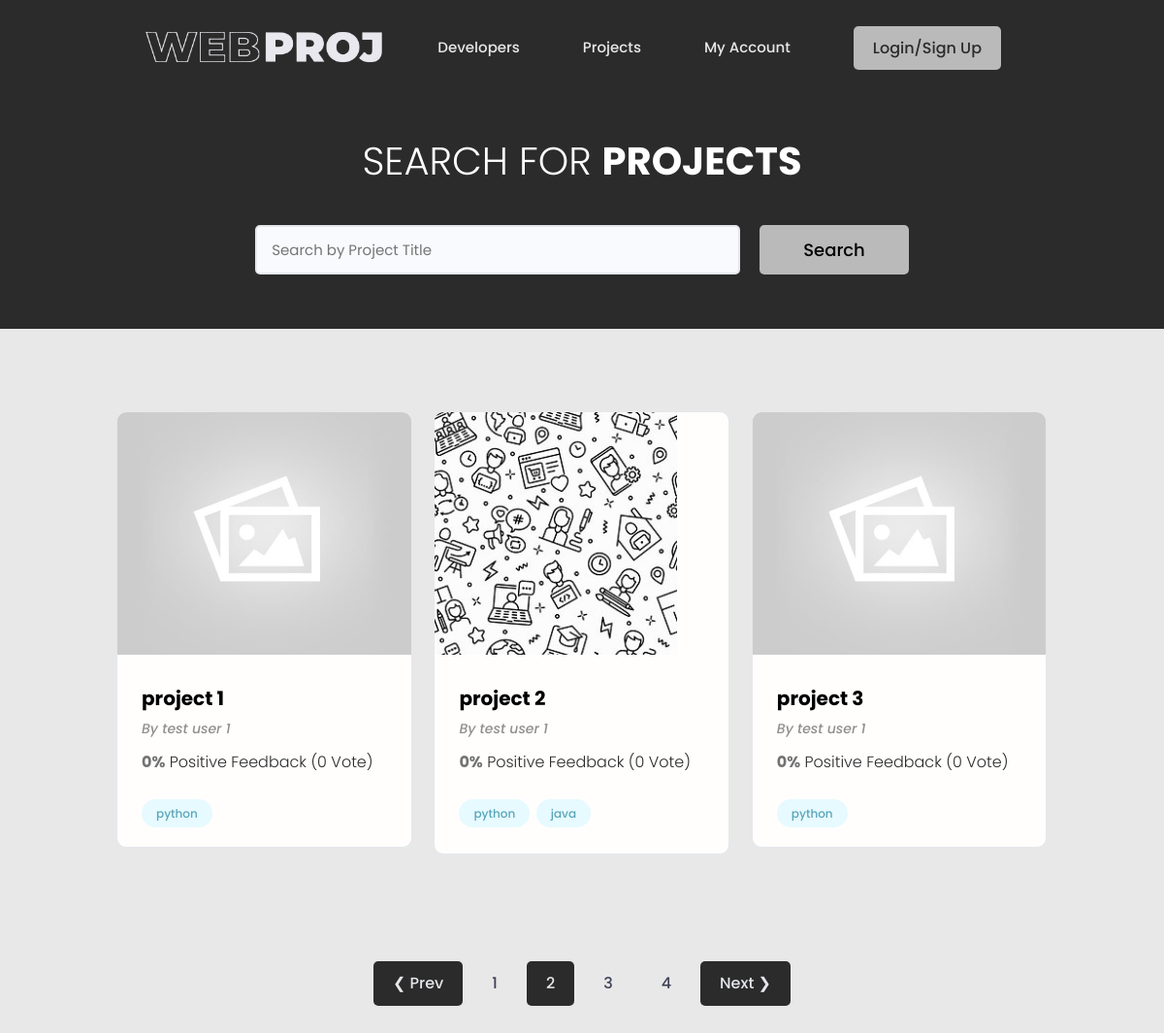
Page /projects/?page=2&text= on the committed database.
### projects/models.py (models this page shows, shortened)
class Project(models.Model):
    owner = models.ForeignKey(Profiles, null=True, blank=True, on_delete=models.CASCADE)
    title = models.CharField(max_length=200)
    description = models.TextField(null=True, blank=True)
    demo_link = models.TextField(null=True, blank=True)
    source_link = models.TextField(null=True, blank=True)
    tags = models.ManyToManyField('Tag', blank=True)
    featured_image = models.ImageField(null=True, blank=True, default='default.jpg', upload_to='uploaded_images/')
    vote_total = models.IntegerField(default=0, null=True, blank=True)
    vote_ratio = models.IntegerField(default=0, null=True, blank=True)
    created = models.DateTimeField(auto_now_add=True)
    id = models.UUIDField(default=uuid.uuid4, unique=True, primary_key=True, editable=False)
    class Meta:
        ordering = ['-vote_ratio', '-vote_total', 'title']

class Tag(models.Model):
    name = models.CharField(max_length=200)
    created = models.DateTimeField(auto_now_add=True)
    id = models.UUIDField(default=uuid.uuid4, unique=True, primary_key=True, editable=False)
    def __str__(self):
        return self.name

### users/models.py (models this page shows)
class Profiles(models.Model):
    user = models.OneToOneField(User, on_delete=models.CASCADE, null=True, blank=True)
    name = models.CharField(max_length=200, null=True, blank=True)
    email = models.EmailField(max_length=500, null=True, blank=True)
    username = models.CharField(max_length=200, null=True, blank=True)
    location = models.CharField(max_length=200, null=True, blank=True)
    short_intro = models.CharField(max_length=200, null=True, blank=True)
    bio = models.TextField(blank=True, null=True)
    profile_image = models.ImageField(null=True, blank=True, upload_to='profiles/')
    social_github = models.CharField(max_length=200, null=True, blank=True)
    social_linkedin = models.CharField(max_length=200, null=True, blank=True)
    social_youtube = models.CharField(max_length=200, null=True, blank=True)
    social_website = models.CharField(max_length=200, null=True, blank=True)
    social_twitter = models.CharField(max_length=200, null=True, blank=True)
    created = models.DateTimeField(auto_now_add=True)
    id = models.UUIDField(default=uuid.uuid4, unique=True, primary_key=True, editable=False)
    def __str__(self):
        return str(self.username)
    class Meta:
        ordering = ['created']

### projects/views.py (the view)
# urls.py: path('projects/', views.getProjects),
def projects(request):
    project, search = searchProjects(request)
    customrange, project = paginate(request, project, 3)
    return render(request, 'projects/projects.html', {'pro':project, 'search':search, 'customrange':customrange})

### projects/utils.py (called while the page is built)
def searchProjects(request):
    search = ''
    if request.GET.get('text'):
        search = request.GET.get('text')
    tags = Tag.objects.filter(name__icontains = search)
    project = Project.objects.distinct().filter( Q(title__icontains = search) |
                                                Q(tags__in = tags) |
                                                Q(owner__name__icontains = search)
    )
    return project, search

def paginate(request, project, results):
    page = request.GET.get('page')
    result = 3
    paginator = Paginator(project, result)
    try:
        project = paginator.page(page)
    except PageNotAnInteger:
        page = 1
        project = paginator.page(page)
    except EmptyPage:
        page = paginator.num_pages
        project = paginator.page(page)
    leftIndex = (int(page) - 4)
    if leftIndex < 1:
        leftIndex = 1
    rightIndex = (int(page) + 5)
    if rightIndex > paginator.num_pages:
        rightIndex = paginator.num_pages + 1
    customrange = range(leftIndex, rightIndex)
    return customrange, project

### projects/templates/projects/projects.html (shortened to what this page needs)
{% extends 'main.html' %}
{% load static %}
{% block content %}
 <main class="projects">
    <section class="hero-section text-center">
      <div class="container container--narrow">
        <div class="hero-section__box">
          <h2>Search for <span>Projects</span></h2>
        </div>
        <div class="hero-section__search">
          <form id="searchForm"  class="form" action="#" method="get">
            <div class="form__field">
              <input class="input input--text" id="formInput#search" type="text" name="text"
                value="{{search}}"  placeholder="Search by Project Title" />
            </div>
            <input style="color: black;" class="btn btn--sub btn--lg" type="submit" value="Search" />
          </form>
        </div>
      </div>
    </section>
    <section class="projectsList">
      <div class="container">
        <div class="grid grid--three">
            {% for proj in pro %}
                <div class="column">
                    <div class="card project">
                    <a href="{% url 'project' proj.id%}" class="project">
                        {% if proj.featured_image %}
                            <img class="project__thumbnail" src="{{proj.featured_image.url}}" alt="project thumbnail" />
                        {% else %}
                            <img src="{% static 'images/default.jpg' %}">
                        {% endif %}
                        <div class="card__body">
                        <h3 class="project__title">{{proj.title}}</h3>
                        <p><a class="project__author" href="{% url 'userprofile' proj.owner.id %}">By {{proj.owner}}</a></p>
                        <p class="project--rating">
                            {% if proj.vote_total > 1 %}
                                <span style="font-weight: bold;">{{proj.vote_ratio}}%</span> Positive
                                Feedback ({{proj.vote_total}} Votes)
                            {% else %}
                                <span style="font-weight: bold;">{{proj.vote_ratio}}%</span> Positive
                                Feedback ({{proj.vote_total}} Vote)
                            {% endif %}
                        </p>
                        <div class="project__tags">
                            {% for tag in proj.tags.all %}
                                <span class="tag tag--pill tag--main">
                                <small>{{tag}}</small>
                                </span>
                            {% endfor %}
                        </div>
                        </div>
                    </a>
                    </div>
                </div>
            {% endfor %}
        </div>
      </div>
    </section>
    {% include 'pagination.html' with queryset=pro  customrange=customrange search=search %}
  </main>
{% endblock %}

### templates/main.html (shortened to what this page needs)
<!DOCTYPE html>
{% load static %}
<html lang="en">
<head>
    <link rel="stylesheet" href="https://cdn.iconmonstr.com/1.3.0/css/iconmonstr-iconic-font.min.css" />
    <link rel="stylesheet" href="{% static 'uikit/styles/uikit.css' %}" />
    <link rel="stylesheet" href="{% static 'styles/app.css' %}" />
    <link rel="stylesheet" href="{% static 'styles/_tag.css' %}" />
    <link rel="stylesheet" href="{% static 'styles/_variables.css' %}" />
    <link rel="stylesheet" href="{% static 'styles/_avatar.css' %}" />
    <link rel="stylesheet" href="{% static 'styles/_base.css' %}" />
    <link rel="stylesheet" href="{% static 'styles/_form.css' %}" />
    <link rel="stylesheet" href="{% static 'styles/uikit.css' %}" />
    <link rel="stylesheet" href="{% static 'styles/_alert.css' %}" />
    <link rel="stylesheet" href="{% static 'styles/_button.css' %}" />
</head>
<body>
    {% include 'navbar.html' %}
    {% block content %}
    {% endblock content %}
</body>
</html>

### templates/navbar.html (shortened to what this page needs)
{%load static%}
<header class="header">
    <div class="container container--narrow">
      <a href="{% url 'profiles' %}" class="header__logo">
        <img src="{% static 'images/logo.png' %}" alt="Web proj Logo" />
      </a>
      <nav class="header__nav">
        <ul class="header__menu">
          <li class="header__menuItem"><a href="{% url 'profiles' %}">Developers</a></li>
          <li class="header__menuItem"><a href="{% url 'projects' %}">Projects</a></li>
          <li class="header__menuItem"><a href="{% url 'account' %}" style="white-space: nowrap;" >My Account</a></li>
          {% if request.user.is_authenticated %}
          <li class="header__menuItem"><a href="{% url 'logout' %}" class="btn btn--sub"  style="color: #2b2b2b; white-space: nowrap;" >Logout</a></li>
          {% else %}
          <li class="header__menuItem"><a href="{% url 'login' %}" class="btn btn--sub"  style="color: #2b2b2b; white-space: nowrap;" >Login/Sign Up</a></li>
          {% endif %}
        </ul>
      </nav>
    </div>
  </header>

### templates/pagination.html
{% if queryset.has_other_pages %}
<div class="pagination">
  <ul class="container">
    {% if queryset.has_previous %}
    <li><a style="background-color: #2b2b2b;" href="?page={{queryset.previous_page_number}}&text={{search}}" data-page="{{queryset.previous_page_number}}" class="btn page-link btn--sub">&#10094; Prev</a></li>
    {% endif %}
    {% for page in customrange %}
    {% if page == queryset.number %}
      <li><a href="?page={{page}}&text={{search}}" style="background-color: #2b2b2b;" class="btn page-link btn--sub" data-page="{{page}}" >{{page}}</a></li>
    {% else %}
      <li><a href="?page={{page}}&text={{search}}" class="btn page-link" data-page="{{page}}" >{{page}}</a></li>
    {% endif %}
    {% endfor %}
    {% if queryset.has_next %}
    <li><a style="background-color: #2b2b2b;" href="?page={{queryset.next_page_number}}&text={{search}}" data-page="{{queryset.next_page_number}}" class="btn page-link btn--sub">Next &#10095</a></li>
    {% endif %}
  </ul>
</div>
{% endif  %}

### static/styles/app.css (style rules this page uses)
:root { --color-sub: #2d2d39; }
body { background-color: #e8e8e8 !important; }
.btn--sub { background-color: #918e8e; color: #2b2b2b; }
.card { border: 2px solid var(--color-light); }
img { width: 100%; }
.header { position: sticky; z-index: 111; background-color: #2b2b2b; padding: 1.5rem 0; }
.header > .container { display: flex; justify-content: space-between; align-items: center; }
.header__logo > img { margin-left: -30px; margin-top: 5px; }
.header__nav > ul { display: inline-flex; align-items: center; list-style: none; gap: 6.5rem; }
.header__menuItem > a { color: #e8e8e8; }
.hero-section { height: 40vh; display: flex; align-items: center; background-color: #2b2b2b; }
.hero-section__box { margin-bottom: 4rem; }
.hero-section__box > h2, .hero-section__box > h2 > span { font-size: 4rem; color: var(--color-light); line-height: 1.3; text-transform: uppercase; }
.hero-section__box > h2 { font-weight: 300; }
.hero-section__box > h2 > span { font-weight: 700; }
.hero-section__search > .form { display: flex; align-items: center; justify-content: center; gap: 2rem; }
.hero-section__search > .form input.input--text { width: 50rem; }
.pagination { margin-top: 8rem; margin-bottom: 10rem; }
.pagination > ul { flex-wrap: wrap; list-style: none; display: flex; align-items: center; justify-content: center; gap: 1rem; }
.pagination .btn { color: var(--color-sub); }
.pagination .btn.btn--sub { color: var(--color-light); }
.project__author { font-size: 1.4rem; font-style: italic; color: #918e8e; }
.project--rating { margin-bottom: 1.6em; margin-top: .5em; color: #2b2b2b; }
.projects > .hero-section { background: #2b2b2b; height: 30vh; }
.projects .hero-section__box { margin-bottom: 2.5rem; }
.projects .hero-section__box > h2 { color: white; }
.projects .hero-section__box > h2 > span { font-weight: 700; color: white; }
.projectsList { margin-top: 8rem; }
.project__thumbnail { height: 25rem; object-fit: cover; object-position: top center; }
.project__title { font-size: 2rem; font-weight: 700; color: black; }

### static/styles/_tag.css (style rules this page uses)
.tag { display: inline-flex; align-items: center; background-color: var(--color-sub); height: -webkit-fit-content; height: -moz-fit-content; height: fit-content; width: -webkit-fit-content; width: -moz-fit-content; width: fit-content; border-radius: 0.5rem; padding: 0.5rem 1.5rem; font-size: 1.2rem; cursor: pointer; }
.tag:not(:last-child) { margin-right: 0.25rem; margin-bottom: 0.75rem; }
.tag > small { color: var(--color-white); }
.tag--pill { border-radius: 5rem; }
.tag--main, .tag--main > small { background: #2b2b2b; color: white; font-weight: 500; }

### static/styles/_variables.css (style rules this page uses)
:root { --color-main: black; --color-main-light: #e6faff; --color-sub: #3f4156; --color-sub-light: #51546e; --color-sub-lighter: #ededfd; --color-text: #737373; --color-gray: #8b8b8b; --color-light: #e5e7eb; --color-light-gray: #767676; --color-bg: #f8fafd; --color-white: #fffefd; --color-white-light: #f3f3f3; --color-success: #359e64; --color-success-bg: #def8e8; --color-error: #fc4b0b; --color-error-bg: #fff2ee; --font-base: 'Poppins', arial, helvetica, 'Segoe UI', roboto, ubuntu, sans-serif; --font-monospace: 'Fira Code', 'Courier New', courier, monospace; --font-regular: 300; --font-medium: 500; --font-bold: 700; --generic-shadow: 1px 1px 5px #00000010; --generic-transition: all 0.3s ease-in-out; }

### static/styles/_base.css (style rules this page uses)
* { margin: 0; padding: 0; box-sizing: border-box; text-rendering: optimizeLegibility; color: inherit; font-size: inherit; }
html { font-size: 50%; }
@media only screen and (min-width: 480px) { html { font-size: 56.25%; } }
@media only screen and (min-width: 1200px) { html { font-size: 62.5%; } }
body { line-height: 1.6; font-weight: 400; font-size: 1.5rem; color: var(--color-text); background-color: var(--color-bg); min-height: 100vh; }

### static/styles/_form.css (style rules this page uses)
.form { display: block; }
.form__field { margin-top: 1.5rem; margin-bottom: 1.5rem; }
input.input[type='text'], input.input[type='email'], input.input[type='password'], input.input[type='number'], textarea.input { min-width: 24rem; width: 100%; padding: 1.2rem 1.5rem; border-radius: 0.5rem; border: #bababa; transition: all 0.3s ease-in-out; background-color: #ededed; color: black; }

### static/uikit/styles/modules/_card.css (style rules this page uses)
.card { border-radius: 1rem; background-color: var(--color-white); border: 1.5px solid var(--color-light); width: auto; height: auto; margin-top: 0.5rem; margin-bottom: 0.5rem; overflow: hidden; }
.card__body, .card__header { padding: 2rem 2.5rem; }

### rows in the picture
Project: featured_image (placeholder picture), title "project 1", owner "test user 1", vote_ratio "0", vote_total "0"
Tag: name "python"
Project: featured_image (picture), title "project 2", owner "test user 1", vote_ratio "0", vote_total "0"
Tag: name "java"
Project: featured_image (placeholder picture), title "project 3", owner "test user 1", vote_ratio "0", vote_total "0"

### other values in the picture
{{ page }} "1" "3" "4"
{{ page }} "2"
